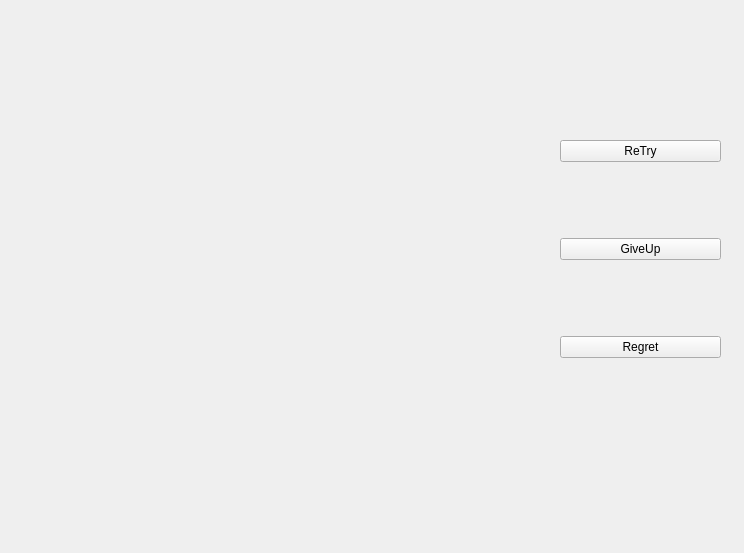
<?xml version="1.0" encoding="UTF-8"?>
<ui version="4.0">
 <class>Widget</class>
 <widget class="QWidget" name="Widget">
  <property name="geometry">
   <rect>
    <x>0</x>
    <y>0</y>
    <width>744</width>
    <height>553</height>
   </rect>
  </property>
  <property name="mouseTracking">
   <bool>true</bool>
  </property>
  <property name="windowTitle">
   <string>NoGo</string>
  </property>
  <property name="windowIcon">
   <iconset resource="pic.qrc">
    <normaloff>:/new/prefix1/xiaohui.jpg</normaloff>:/new/prefix1/xiaohui.jpg</iconset>
  </property>
  <widget class="QLabel" name="label">
   <property name="geometry">
    <rect>
     <x>60</x>
     <y>40</y>
     <width>291</width>
     <height>261</height>
    </rect>
   </property>
   <property name="text">
    <string/>
   </property>
  </widget>
  <widget class="QWidget" name="">
   <property name="geometry">
    <rect>
     <x>560</x>
     <y>70</y>
     <width>161</width>
     <height>361</height>
    </rect>
   </property>
   <layout class="QVBoxLayout" name="verticalLayout">
    <item>
     <widget class="QPushButton" name="retryButton">
      <property name="text">
       <string>ReTry</string>
      </property>
      <property name="iconSize">
       <size>
        <width>20</width>
        <height>20</height>
       </size>
      </property>
     </widget>
    </item>
    <item>
     <widget class="QPushButton" name="giveupButton">
      <property name="text">
       <string>GiveUp</string>
      </property>
     </widget>
    </item>
    <item>
     <widget class="QPushButton" name="regretButton">
      <property name="text">
       <string>Regret</string>
      </property>
     </widget>
    </item>
   </layout>
  </widget>
 </widget>
 <resources>
  <include location="pic.qrc"/>
 </resources>
 <connections/>
</ui>
